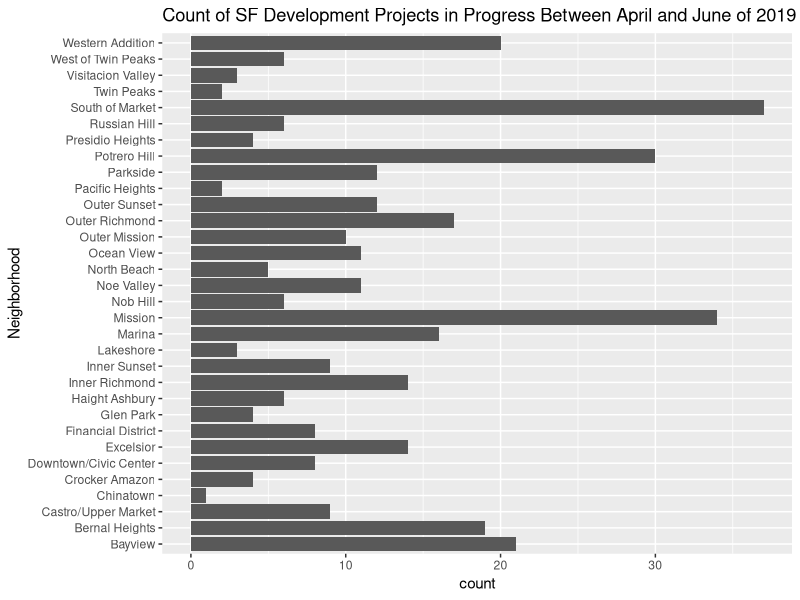

This figure's R source: (Note: this script raises an error after producing the figure.)
# Maggie Walsh
# SF Development Data visualization
# Urban Ecology
# mcwalsh@dons.usfca.edu
# March 2020

# Load Packages
library("dplyr")
library("ggplot2")
library("readr")

# Load Data Set
sf_development <- read_csv(file = "data/raw_data/SF_Development_Pipeline_2019_Q2.csv")

# Isolate Development Projects That Were In Progress Between April
# and June of 2019
# Group Development Projects by Neighborhood
sf_development %>%
  select(BESTSTAT, NHOOD_37) %>%
  filter(BESTSTAT == "CONSTRUCTION") %>%
  ggplot(aes(x=NHOOD_37)) +
  geom_bar(stat = "count") +
  coord_flip() +
  labs(x= "Neighborhood") +
  labs(title = "Count of SF Development Projects in Progress Between April and June of 2019") +
  ggsave("output/count_development_neighborhoods.pdf"
  )



  